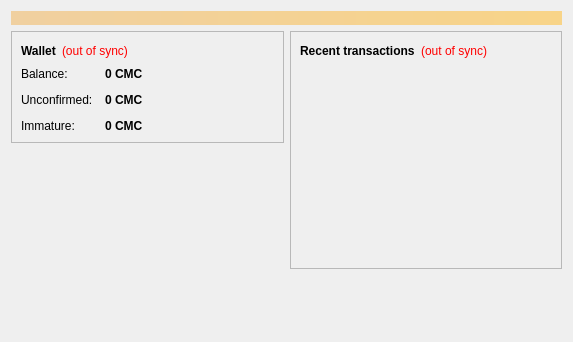
<?xml version="1.0" encoding="UTF-8"?>
<ui version="4.0">
 <class>OverviewPage</class>
 <widget class="QWidget" name="OverviewPage">
  <property name="geometry">
   <rect>
    <x>0</x>
    <y>0</y>
    <width>573</width>
    <height>342</height>
   </rect>
  </property>
  <property name="windowTitle">
   <string>Form</string>
  </property>
  <layout class="QVBoxLayout" name="topLayout">
   <item>
    <widget class="QLabel" name="labelAlerts">
     <property name="visible">
      <bool>false</bool>
     </property>
     <property name="styleSheet">
      <string notr="true">background-color: qlineargradient(x1: 0, y1: 0, x2: 1, y2: 0, stop:0 #F0D0A0, stop:1 #F8D488); color:#000000;</string>
     </property>
     <property name="wordWrap">
      <bool>true</bool>
     </property>
     <property name="margin">
      <number>3</number>
     </property>
    </widget>
   </item>
   <item>
    <layout class="QHBoxLayout" name="horizontalLayout" stretch="1,1">
     <item>
      <layout class="QVBoxLayout" name="verticalLayout_2">
       <item>
        <widget class="QFrame" name="frame">
         <property name="frameShape">
          <enum>QFrame::StyledPanel</enum>
         </property>
         <property name="frameShadow">
          <enum>QFrame::Raised</enum>
         </property>
         <layout class="QVBoxLayout" name="verticalLayout_4">
          <item>
           <layout class="QHBoxLayout" name="horizontalLayout_4">
            <item>
             <widget class="QLabel" name="label_5">
              <property name="font">
               <font>
                <weight>75</weight>
                <bold>true</bold>
               </font>
              </property>
              <property name="text">
               <string>Wallet</string>
              </property>
             </widget>
            </item>
            <item>
             <widget class="QLabel" name="labelWalletStatus">
              <property name="toolTip">
               <string>The displayed information may be out of date. Your wallet automatically synchronizes with the Communistcoin network after a connection is established, but this process has not completed yet.</string>
              </property>
              <property name="styleSheet">
               <string notr="true">QLabel { color: red; }</string>
              </property>
              <property name="text">
               <string notr="true">(out of sync)</string>
              </property>
              <property name="alignment">
               <set>Qt::AlignLeading|Qt::AlignLeft|Qt::AlignVCenter</set>
              </property>
             </widget>
            </item>
            <item>
             <spacer name="horizontalSpacer_2">
              <property name="orientation">
               <enum>Qt::Horizontal</enum>
              </property>
              <property name="sizeHint" stdset="0">
               <size>
                <width>40</width>
                <height>20</height>
               </size>
              </property>
             </spacer>
            </item>
           </layout>
          </item>
          <item>
           <layout class="QFormLayout" name="formLayout_2">
            <property name="fieldGrowthPolicy">
             <enum>QFormLayout::AllNonFixedFieldsGrow</enum>
            </property>
            <property name="horizontalSpacing">
             <number>12</number>
            </property>
            <property name="verticalSpacing">
             <number>12</number>
            </property>
            <item row="0" column="0">
             <widget class="QLabel" name="label">
              <property name="text">
               <string>Balance:</string>
              </property>
             </widget>
            </item>
            <item row="0" column="1">
             <widget class="QLabel" name="labelBalance">
              <property name="font">
               <font>
                <weight>75</weight>
                <bold>true</bold>
               </font>
              </property>
              <property name="cursor">
               <cursorShape>IBeamCursor</cursorShape>
              </property>
              <property name="toolTip">
               <string>Your current balance</string>
              </property>
              <property name="text">
               <string notr="true">0 CMC</string>
              </property>
              <property name="textInteractionFlags">
               <set>Qt::LinksAccessibleByMouse|Qt::TextSelectableByKeyboard|Qt::TextSelectableByMouse</set>
              </property>
             </widget>
            </item>
            <item row="1" column="0">
             <widget class="QLabel" name="label_3">
              <property name="text">
               <string>Unconfirmed:</string>
              </property>
             </widget>
            </item>
            <item row="1" column="1">
             <widget class="QLabel" name="labelUnconfirmed">
              <property name="font">
               <font>
                <weight>75</weight>
                <bold>true</bold>
               </font>
              </property>
              <property name="cursor">
               <cursorShape>IBeamCursor</cursorShape>
              </property>
              <property name="toolTip">
               <string>Total of transactions that have yet to be confirmed, and do not yet count toward the current balance</string>
              </property>
              <property name="text">
               <string notr="true">0 CMC</string>
              </property>
              <property name="textInteractionFlags">
               <set>Qt::LinksAccessibleByMouse|Qt::TextSelectableByKeyboard|Qt::TextSelectableByMouse</set>
              </property>
             </widget>
            </item>
            <item row="2" column="0">
             <widget class="QLabel" name="labelImmatureText">
              <property name="text">
               <string>Immature:</string>
              </property>
             </widget>
            </item>
            <item row="2" column="1">
             <widget class="QLabel" name="labelImmature">
              <property name="font">
               <font>
                <weight>75</weight>
                <bold>true</bold>
               </font>
              </property>
              <property name="toolTip">
               <string>Mined balance that has not yet matured</string>
              </property>
              <property name="text">
               <string notr="true">0 CMC</string>
              </property>
              <property name="textInteractionFlags">
               <set>Qt::LinksAccessibleByMouse|Qt::TextSelectableByKeyboard|Qt::TextSelectableByMouse</set>
              </property>
             </widget>
            </item>
           </layout>
          </item>
         </layout>
        </widget>
       </item>
       <item>
        <spacer name="verticalSpacer">
         <property name="orientation">
          <enum>Qt::Vertical</enum>
         </property>
         <property name="sizeHint" stdset="0">
          <size>
           <width>20</width>
           <height>40</height>
          </size>
         </property>
        </spacer>
       </item>
      </layout>
     </item>
     <item>
      <layout class="QVBoxLayout" name="verticalLayout_3">
       <item>
        <widget class="QFrame" name="frame_2">
         <property name="frameShape">
          <enum>QFrame::StyledPanel</enum>
         </property>
         <property name="frameShadow">
          <enum>QFrame::Raised</enum>
         </property>
         <layout class="QVBoxLayout" name="verticalLayout">
          <item>
           <layout class="QHBoxLayout" name="horizontalLayout_2">
            <item>
             <widget class="QLabel" name="label_4">
              <property name="text">
               <string>&lt;b&gt;Recent transactions&lt;/b&gt;</string>
              </property>
             </widget>
            </item>
            <item>
             <widget class="QLabel" name="labelTransactionsStatus">
              <property name="toolTip">
               <string>The displayed information may be out of date. Your wallet automatically synchronizes with the Communistcoin network after a connection is established, but this process has not completed yet.</string>
              </property>
              <property name="styleSheet">
               <string notr="true">QLabel { color: red; }</string>
              </property>
              <property name="text">
               <string notr="true">(out of sync)</string>
              </property>
              <property name="alignment">
               <set>Qt::AlignRight|Qt::AlignTrailing|Qt::AlignVCenter</set>
              </property>
             </widget>
            </item>
            <item>
             <spacer name="horizontalSpacer">
              <property name="orientation">
               <enum>Qt::Horizontal</enum>
              </property>
              <property name="sizeHint" stdset="0">
               <size>
                <width>40</width>
                <height>20</height>
               </size>
              </property>
             </spacer>
            </item>
           </layout>
          </item>
          <item>
           <widget class="QListView" name="listTransactions">
            <property name="styleSheet">
             <string notr="true">QListView { background: transparent; }</string>
            </property>
            <property name="frameShape">
             <enum>QFrame::NoFrame</enum>
            </property>
            <property name="verticalScrollBarPolicy">
             <enum>Qt::ScrollBarAlwaysOff</enum>
            </property>
            <property name="horizontalScrollBarPolicy">
             <enum>Qt::ScrollBarAlwaysOff</enum>
            </property>
            <property name="selectionMode">
             <enum>QAbstractItemView::NoSelection</enum>
            </property>
           </widget>
          </item>
         </layout>
        </widget>
       </item>
       <item>
        <spacer name="verticalSpacer_2">
         <property name="orientation">
          <enum>Qt::Vertical</enum>
         </property>
         <property name="sizeHint" stdset="0">
          <size>
           <width>20</width>
           <height>40</height>
          </size>
         </property>
        </spacer>
       </item>
      </layout>
     </item>
    </layout>
   </item>
  </layout>
 </widget>
 <resources/>
 <connections/>
</ui>
